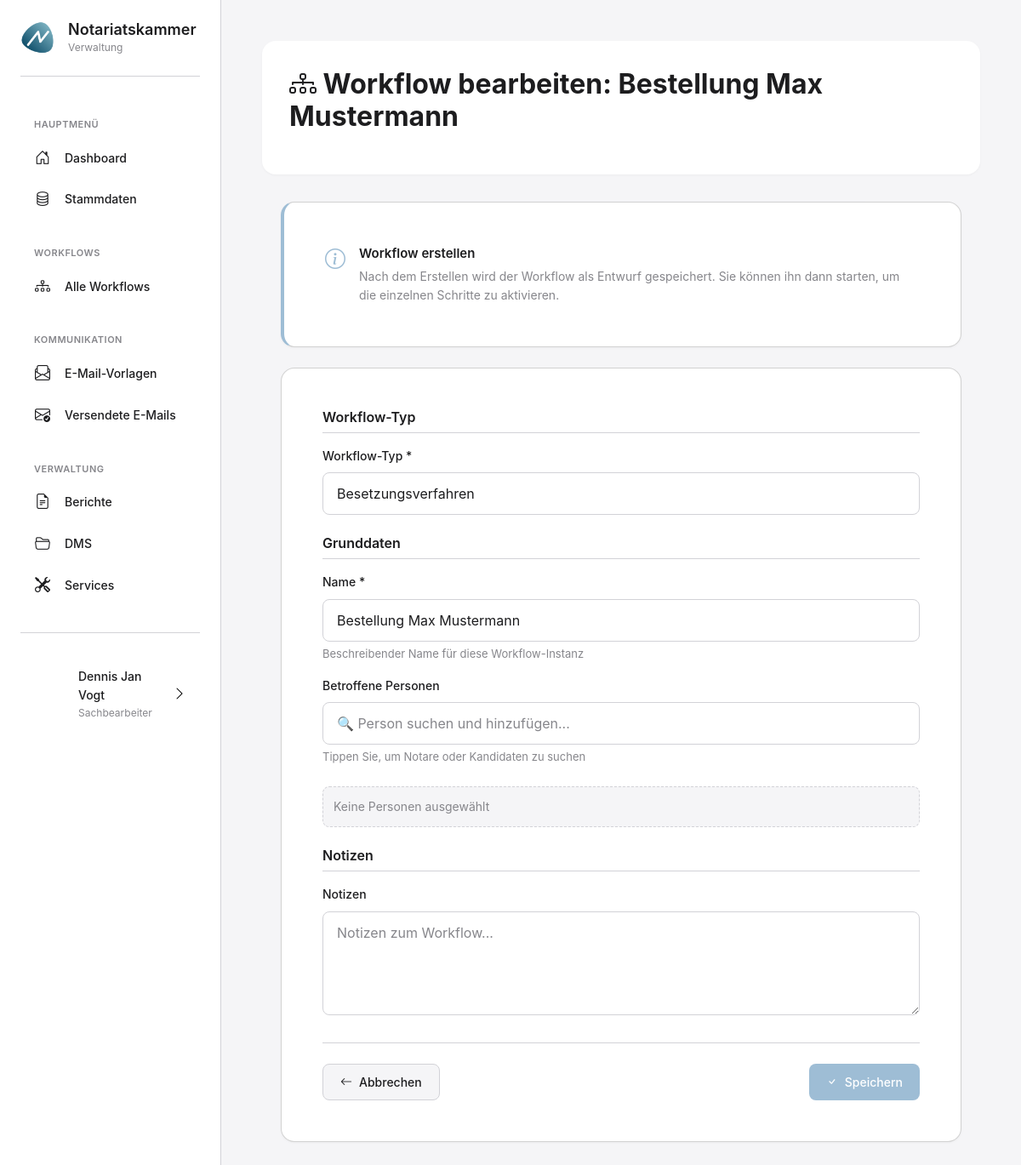
/workflows/3/bearbeiten/ (signed in), run on the app's committed database.
### apps/benutzer/models.py (models this page shows, shortened)
class KammerBenutzer(AbstractUser):
    ROLLEN = [
        ('admin', 'Administrator'),
        ('sachbearbeiter', 'Sachbearbeiter'),
        ('leitung', 'Leitung'),
    ]
    rolle = models.CharField(
        max_length=20,
        choices=ROLLEN,
        default='sachbearbeiter',
        verbose_name='Rolle'
    )
    abteilung = models.CharField(
        max_length=100,
        blank=True,
        verbose_name='Abteilung',
        help_text='z.B. "Zulassungen", "Aufsicht", "Allgemein"'
    )
    telefon = models.CharField(
        max_length=50,
        blank=True,
        verbose_name='Telefon'
    )
    profilbild = models.ImageField(
        upload_to='profilbilder/',
        blank=True,
        null=True,
        verbose_name='Profilbild',
        help_text='Profilbild des Benutzers'
    )
    class Meta:
        verbose_name = 'Kammermitarbeiter'
        verbose_name_plural = 'Kammermitarbeiter'
        ordering = ['last_name', 'first_name']

### apps/workflows/models.py (models this page shows, shortened)
class WorkflowInstanz(ZeitstempelModel):
    STATUS_CHOICES = [
        ('aktiv', 'Aktiv'),
        ('archiviert', 'Archiviert'),
    ]
    workflow_typ = models.ForeignKey(
        WorkflowTyp,
        on_delete=models.PROTECT,
        related_name='instanzen',
        verbose_name='Workflow-Typ'
    )
    name = models.CharField(
        max_length=200,
        verbose_name='Name',
        help_text='Beschreibender Name für diese Workflow-Instanz'
    )
    status = models.CharField(
        max_length=20,
        choices=STATUS_CHOICES,
        default='aktiv',
        verbose_name='Status'
    )
    erstellt_von = models.ForeignKey(
        settings.AUTH_USER_MODEL,
        on_delete=models.PROTECT,
        related_name='erstellte_workflows',
        verbose_name='Erstellt von'
    )
    archiviert_am = models.DateTimeField(
        null=True,
        blank=True,
        verbose_name='Archiviert am'
    )
    fertigstellungsdatum = models.DateField(
        null=True,
        blank=True,
        verbose_name='Fertigstellungsdatum',
        help_text='Geplantes Datum zur Fertigstellung des Workflows'
    )
    betroffene_notare = models.ManyToManyField(
        'personen.Notar',
        blank=True,
        related_name='workflows_als_betroffener',
        verbose_name='Betroffene Notare',
        help_text='Notare, die von diesem Workflow betroffen sind'
    )
    betroffene_kandidaten = models.ManyToManyField(
        'personen.NotarAnwaerter',
        blank=True,
        related_name='workflows_als_betroffener',
        verbose_name='Betroffene Kandidaten',
        help_text='Notariatskandidaten, die von diesem Workflow betroffen sind'
    )
    notizen = models.TextField(
        blank=True,
        verbose_name='Notizen'
    )
    kennung = models.CharField(
        max_length=50,
        unique=True,
        blank=True,
        verbose_name='Kennung',
        help_text='Eindeutige Kennung (z.B. 2025-BES-001)'
    )
    jahr = models.PositiveIntegerField(
        default=2025,
        verbose_name='Jahr',
        help_text='Jahr für Kennungssystem'
    )
    laufende_nummer = models.PositiveIntegerField(
        default=0,
        verbose_name='Laufende Nummer',
        help_text='Laufende Nummer innerhalb Jahr und Typ'
    )
    referenten = models.ManyToManyField(
        'personen.Notar',
        blank=True,
        related_name='workflows_als_referent',
        verbose_name='Referenten',
        help_text='Notare die als Referenten am Workflow beteiligt sind'
    )
    bewerber = models.ManyToManyField(
        'personen.NotarAnwaerter',
        blank=True,
        related_name='workflows_als_bewerber',
        verbose_name='Bewerber',
        help_text='Kandidat die sich um die Stelle bewerben'
    )
    class Meta:
        verbose_name = 'Workflow-Instanz'
        verbose_name_plural = 'Workflow-Instanzen'
        ordering = ['-erstellt_am']

### apps/workflows/views.py (the view)
# urls.py: path('workflows/<int:workflow_id>/bearbeiten/', views.workflow_bearbeiten_view, name='workflow_bearbeiten'),
@login_required
def workflow_bearbeiten_view(request, workflow_id):
    workflow = get_object_or_404(WorkflowInstanz, id=workflow_id)
    if request.method == 'POST':
        form = WorkflowInstanzForm(request.POST, instance=workflow)
        if form.is_valid():
            workflow = form.save()
            messages.success(
                request,
                f'Workflow "{workflow.name}" wurde erfolgreich aktualisiert.'
            )
            return redirect('workflow_detail', workflow_id=workflow.id)
    else:
        form = WorkflowInstanzForm(instance=workflow)
    context = {
        'form': form,
        'workflow': workflow,
        'title': f'Workflow bearbeiten: {workflow.name}',
        'submit_text': 'Speichern',
    }
    return render(request, 'workflows/workflow_form.html', context)

### apps/workflows/forms.py
class WorkflowInstanzForm(forms.ModelForm):
    betroffene_personen_ids = forms.CharField(
        required=False,
        widget=forms.HiddenInput()
    )
    class Meta:
        model = WorkflowInstanz
        fields = [
            'workflow_typ',
            'name',
            'notizen',
        ]
        widgets = {
            'workflow_typ': forms.Select(attrs={'class': 'form-control'}),
            'name': forms.TextInput(attrs={
                'class': 'form-control',
                'placeholder': 'z.B. Bestellung Max Mustermann'
            }),
            'notizen': forms.Textarea(attrs={
                'class': 'form-control',
                'rows': 4,
                'placeholder': 'Notizen zum Workflow...'
            }),
        }
    def __init__(self, *args, **kwargs):
        super().__init__(*args, **kwargs)
        self.fields['workflow_typ'].queryset = WorkflowTyp.objects.filter(ist_aktiv=True)

### apps/workflows/models.py (called while the page is built)
    def __str__(self):
        return self.name

### templates/workflows/workflow_form.html (shortened to what this page needs)
{% extends 'base_modern.html' %}
{% load static %}
{% block content %}
<div class="page-header">
    <div class="page-header-top">
        <div>
            <h1 class="page-title">
                <i class="bi bi-diagram-3"></i> {{ title }}
            </h1>
        </div>
    </div>
</div>
<div style="max-width: 800px; margin: 0 auto;">
    <div class="card" style="margin-bottom: var(--spacing-lg); border-left: 4px solid var(--secondary-blue);">
        <div class="card-body">
            <div style="display: flex; align-items: start; gap: var(--spacing-md);">
                <div style="color: var(--secondary-blue); font-size: 24px;">
                    <i class="bi bi-info-circle"></i>
                </div>
                <div>
                    <div style="font-weight: 600; font-size: 15px; margin-bottom: 4px;">Workflow erstellen</div>
                    <div style="font-size: 14px; color: var(--text-secondary); line-height: 1.6;">
                        Nach dem Erstellen wird der Workflow als Entwurf gespeichert. Sie können ihn dann starten,
                        um die einzelnen Schritte zu aktivieren.
                    </div>
                </div>
            </div>
        </div>
    </div>
    <div class="card">
        <div class="card-body">
            <form method="post">
                <h3 style="font-size: 16px; font-weight: 600; margin-bottom: var(--spacing-md); color: var(--text-primary); border-bottom: 1px solid var(--border-color); padding-bottom: var(--spacing-sm);">
                    Workflow-Typ
                </h3>
                <div class="form-group" style="margin-bottom: var(--spacing-lg);">
                    <label class="form-label">{{ form.workflow_typ.label }} *</label>
                    {{ form.workflow_typ }}
                </div>
                <h3 style="font-size: 16px; font-weight: 600; margin-bottom: var(--spacing-md); color: var(--text-primary); border-bottom: 1px solid var(--border-color); padding-bottom: var(--spacing-sm);">
                    Grunddaten
                </h3>
                <div class="form-group" style="margin-bottom: var(--spacing-md);">
                    <label class="form-label">{{ form.name.label }} *</label>
                    {{ form.name }}
                    {% if form.name.help_text %}
                    <small style="display: block; margin-top: 4px; font-size: 13px; color: var(--text-secondary);">
                        {{ form.name.help_text }}
                    </small>
                    {% endif %}
                </div>
                <div class="form-group" style="margin-bottom: var(--spacing-lg);">
                    <label class="form-label">Betroffene Personen</label>
                    <div style="position: relative;">
                        <input type="text" id="person-search" class="form-control" placeholder="🔍 Person suchen und hinzufügen..." autocomplete="off">
                    </div>
                    <small style="display: block; margin-top: 4px; font-size: 13px; color: var(--text-secondary);">
                        Tippen Sie, um Notare oder Kandidaten zu suchen
                    </small>
                </div>
                <div id="selected-persons" style="display: flex; flex-wrap: wrap; gap: 8px; margin-bottom: var(--spacing-lg); min-height: 40px; padding: 12px; background: var(--bg-primary); border-radius: var(--radius-sm); border: 1px dashed var(--border-color);">
                    <span style="color: var(--text-secondary); font-size: 14px; align-self: center;">Keine Personen ausgewählt</span>
                </div>
                <h3 style="font-size: 16px; font-weight: 600; margin-bottom: var(--spacing-md); color: var(--text-primary); border-bottom: 1px solid var(--border-color); padding-bottom: var(--spacing-sm);">
                    Notizen
                </h3>
                <div class="form-group" style="margin-bottom: var(--spacing-lg);">
                    <label class="form-label">{{ form.notizen.label }}</label>
                    {{ form.notizen }}
                </div>
                <div style="display: flex; justify-content: space-between; gap: var(--spacing-md); margin-top: var(--spacing-xl); padding-top: var(--spacing-lg); border-top: 1px solid var(--border-color);">
                    <a href="{% url 'workflow_liste' %}" class="btn btn-secondary">
                        <i class="bi bi-arrow-left"></i> Abbrechen
                    </a>
                    <button type="submit" class="btn btn-primary">
                        <i class="bi bi-check"></i> {{ submit_text }}
                    </button>
                </div>
            </form>
        </div>
    </div>
</div>
{% endblock %}

### templates/base_modern.html (shortened to what this page needs)
{% load static %}
<!DOCTYPE html>
<html lang="de">
<head>
    <link href="https://cdn.jsdelivr.net/npm/bootstrap@5.3.0/dist/css/bootstrap.min.css" rel="stylesheet">
    <link rel="stylesheet" href="https://cdn.jsdelivr.net/npm/bootstrap-icons@1.11.3/font/bootstrap-icons.min.css">
    <link rel="stylesheet" href="{% static 'css/modern-style.css' %}">
</head>
<body>
    <aside class="sidebar">
        <a href="{% url 'dashboard' %}" class="sidebar-logo" style="text-decoration: none; color: inherit; cursor: pointer;">
            <div class="sidebar-logo-icon">
                <img src="{% static 'images/logo.png' %}" alt="Notariatskammer Logo" style="width: 100%; height: 100%; object-fit: contain;">
            </div>
            <div class="sidebar-logo-text">
                <h1>Notariatskammer</h1>
                <p>Verwaltung</p>
            </div>
        </a>
        <nav class="sidebar-nav">
            <div class="sidebar-nav-section">
                <div class="sidebar-nav-section-title">Hauptmenü</div>
                <ul>
                    <li class="sidebar-nav-item">
                        <a href="{% url 'dashboard' %}" class="sidebar-nav-link {% if request.resolver_match.url_name == 'dashboard' %}active{% endif %}">
                            <i class="bi bi-house-door"></i>
                            <span>Dashboard</span>
                        </a>
                    </li>
                    <li class="sidebar-nav-item">
                        <button type="button" class="sidebar-nav-link {% if 'stammdaten' in request.path %}active{% endif %}" onclick="openStammdatenModal()">
                            <i class="bi bi-database"></i>
                            <span>Stammdaten</span>
                        </button>
                    </li>
                </ul>
            </div>
            <div class="sidebar-nav-section">
                <div class="sidebar-nav-section-title">Workflows</div>
                <ul>
                    <li class="sidebar-nav-item">
                        <a href="{% url 'workflow_liste' %}" class="sidebar-nav-link {% if 'workflows' in request.path and 'workflow_liste' in request.resolver_match.url_name %}active{% endif %}">
                            <i class="bi bi-diagram-3"></i>
                            <span>Alle Workflows</span>
                        </a>
                    </li>
                </ul>
            </div>
            <div class="sidebar-nav-section">
                <div class="sidebar-nav-section-title">Kommunikation</div>
                <ul>
                    <li class="sidebar-nav-item">
                        <a href="{% url 'vorlagen_liste' %}" class="sidebar-nav-link {% if 'vorlagen' in request.path %}active{% endif %}">
                            <i class="bi bi-envelope-paper"></i>
                            <span>E-Mail-Vorlagen</span>
                        </a>
                    </li>
                    <li class="sidebar-nav-item">
                        <a href="{% url 'gesendete_emails' %}" class="sidebar-nav-link {% if 'gesendete_emails' in request.resolver_match.url_name %}active{% endif %}">
                            <i class="bi bi-envelope-check"></i>
                            <span>Versendete E-Mails</span>
                        </a>
                    </li>
                </ul>
            </div>
            <div class="sidebar-nav-section">
                <div class="sidebar-nav-section-title">Verwaltung</div>
                <ul>
                    <li class="sidebar-nav-item">
                        <a href="{% url 'berichte_uebersicht' %}" class="sidebar-nav-link {% if 'berichte' in request.path %}active{% endif %}">
                            <i class="bi bi-file-earmark-text"></i>
                            <span>Berichte</span>
                        </a>
                    </li>
                    <li class="sidebar-nav-item">
                        <a href="/dms/" class="sidebar-nav-link {% if 'dms' in request.path %}active{% endif %}">
                            <i class="bi bi-folder2-open"></i>
                            <span>DMS</span>
                        </a>
                    </li>
                    <li class="sidebar-nav-item">
                        <a href="{% url 'service_katalog' %}" class="sidebar-nav-link {% if 'services' in request.path %}active{% endif %}">
                            <i class="bi bi-tools"></i>
                            <span>Services</span>
                        </a>
                    </li>
                </ul>
            </div>
        </nav>
        <div class="user-menu">
            <button class="user-menu-button" type="button" onclick="toggleUserProfileMenu(event)">
                <div class="user-avatar" {% if user.profilbild %}style="background-image: url('{{ user.profilbild.url }}'); background-size: cover; background-position: center; font-size: 0;"{% endif %}>
                </div>
                <div class="user-info">
                    <div class="user-name">{{ user.get_full_name|default:user.username }}</div>
                    <div class="user-role">{{ user.get_rolle_display|default:"Benutzer" }}</div>
                </div>
                <i class="bi bi-chevron-right"></i>
            </button>
        </div>
    </aside>
    <main class="main-content">
        {% block content %}{% endblock %}
    </main>
</body>
</html>

### data on the page
KammerBenutzer: get_full_name "Dennis Jan Vogt", rolle "Sachbearbeiter"
WorkflowInstanz: workflow_typ "Besetzungsverfahren", name "Bestellung Max Mustermann"

### other printed values
{{ title }} "Workflow bearbeiten: Bestellung Max Mustermann"
{{ submit_text }} "Speichern"
